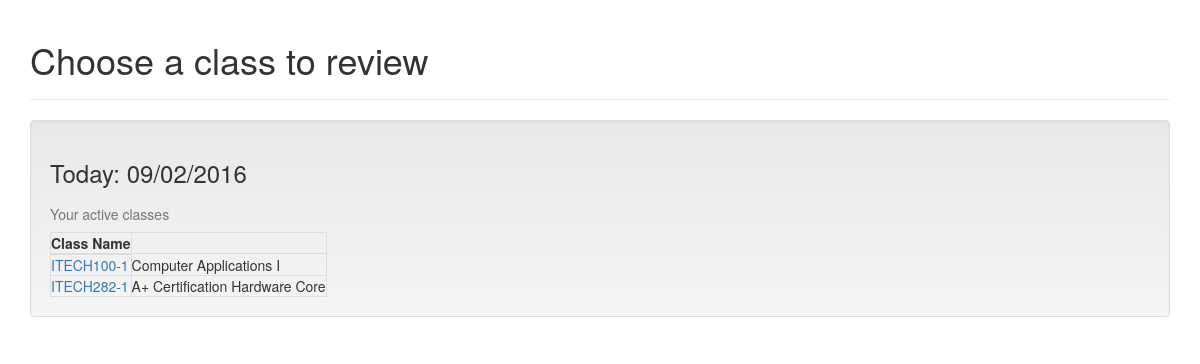
Page /attendance/classes/ (signed in) on the committed database.
### attendance/models.py (models this page shows, shortened)
class Class(models.Model):
    SPRING = 0
    FALL = 1
    SEMESTERS = (
        (SPRING, 'Spring'),
        (FALL, 'Fall')
    )
    semester = models.SmallIntegerField(choices=SEMESTERS)
    year = models.IntegerField()
    class_id = models.CharField(max_length=12)
    name = models.CharField(max_length=30)

### attendance/views.py (the view)
class ClassIndexView(generic.ListView):
    template_name = 'attendance/class_index.html'
    context_object_name = 'class_index'
    def get_queryset(self):
        classes = None
        if self.request.user.is_authenticated():
            classes = Class.objects.all()
        return classes

### attendance/templates/attendance/class_index.html (shortened to what this page needs)
<!DOCTYPE html>
<html lang="en">
{% load static i18n widget_tweaks %}
<head>
    <link rel="stylesheet" href="https://maxcdn.bootstrapcdn.com/bootstrap/3.3.7/css/bootstrap.min.css">
    <link rel="stylesheet" href="https://maxcdn.bootstrapcdn.com/bootstrap/3.3.7/css/bootstrap-theme.min.css">
</head>
<body>
<div class="container">
    <div class="page-header">
        <h1>Choose a class to review</h1>
    </div>
    {% if user.is_authenticated %}
        <section class="well">
            <h3>Today: {% now "SHORT_DATE_FORMAT" %}</h3>
            <table class="table, table-responsive table-bordered">
                <caption>Your active classes</caption>
                <thead>
                <tr>
                    <th>Class Name</th>
                </tr>
                </thead>
                {% for class in class_index %}
                    <tr>
                        <td><a href="{% url 'attendance:tabulate' class.id %}">{{ class.class_id }}</a></td>
                        <td>{{ class.name }}</td>
                    </tr>
                {% endfor %}
            </table>
        </section>
    {% endif %}
</div>
</body>
</html>

### rows in the picture
Class: class_id "ITECH100-1", name "Computer Applications I"
Class: class_id "ITECH282-1", name "A+ Certification Hardware Core"
